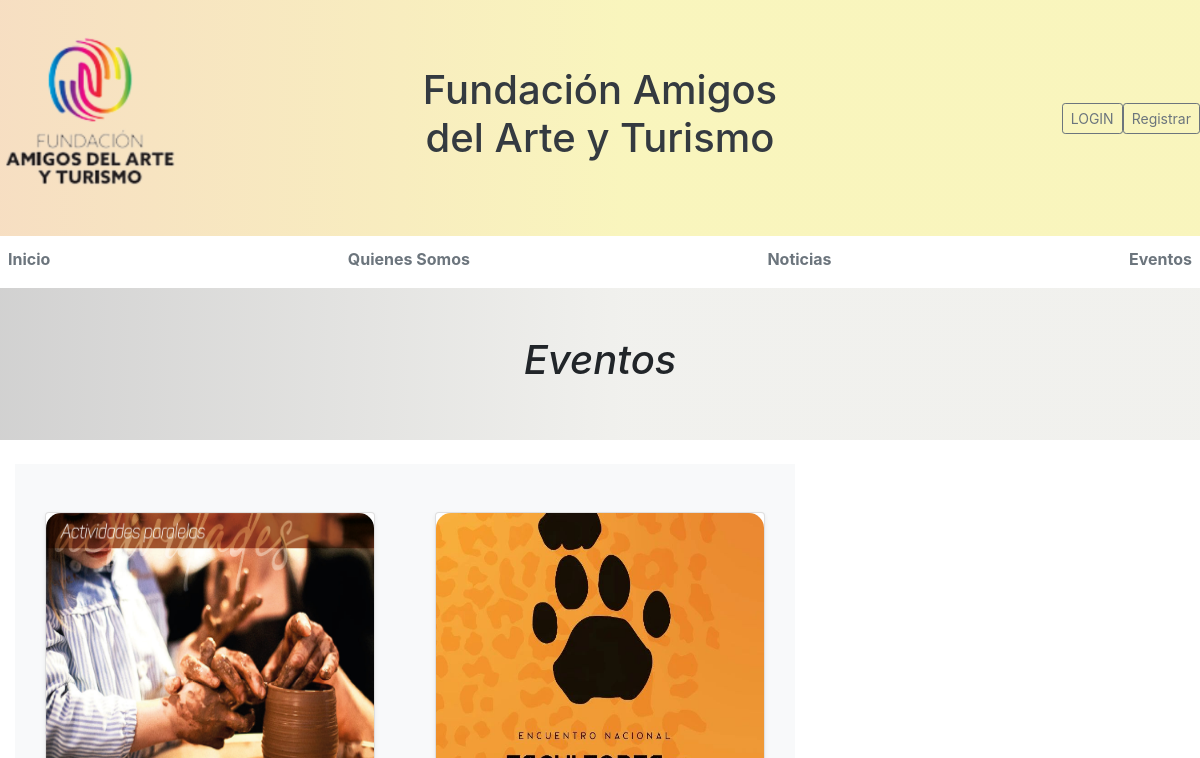
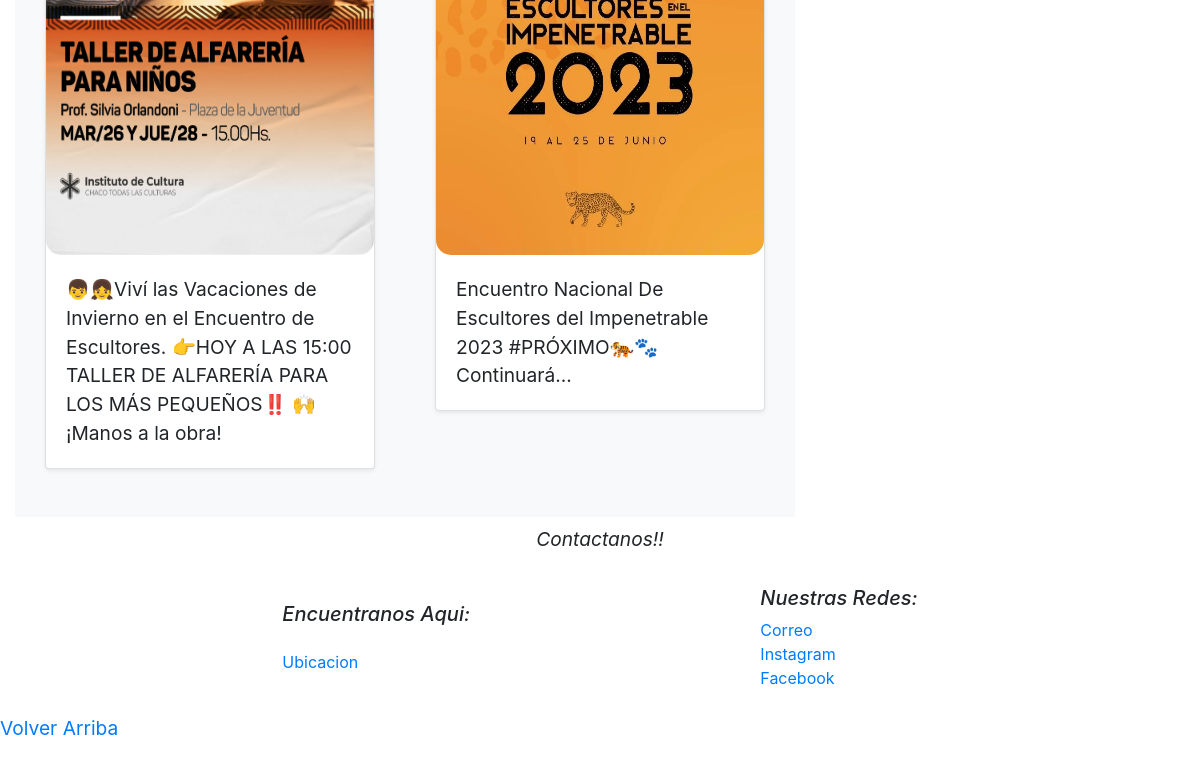
The page /Eventos/ on the database as committed earlier (2 pictures, top to bottom).
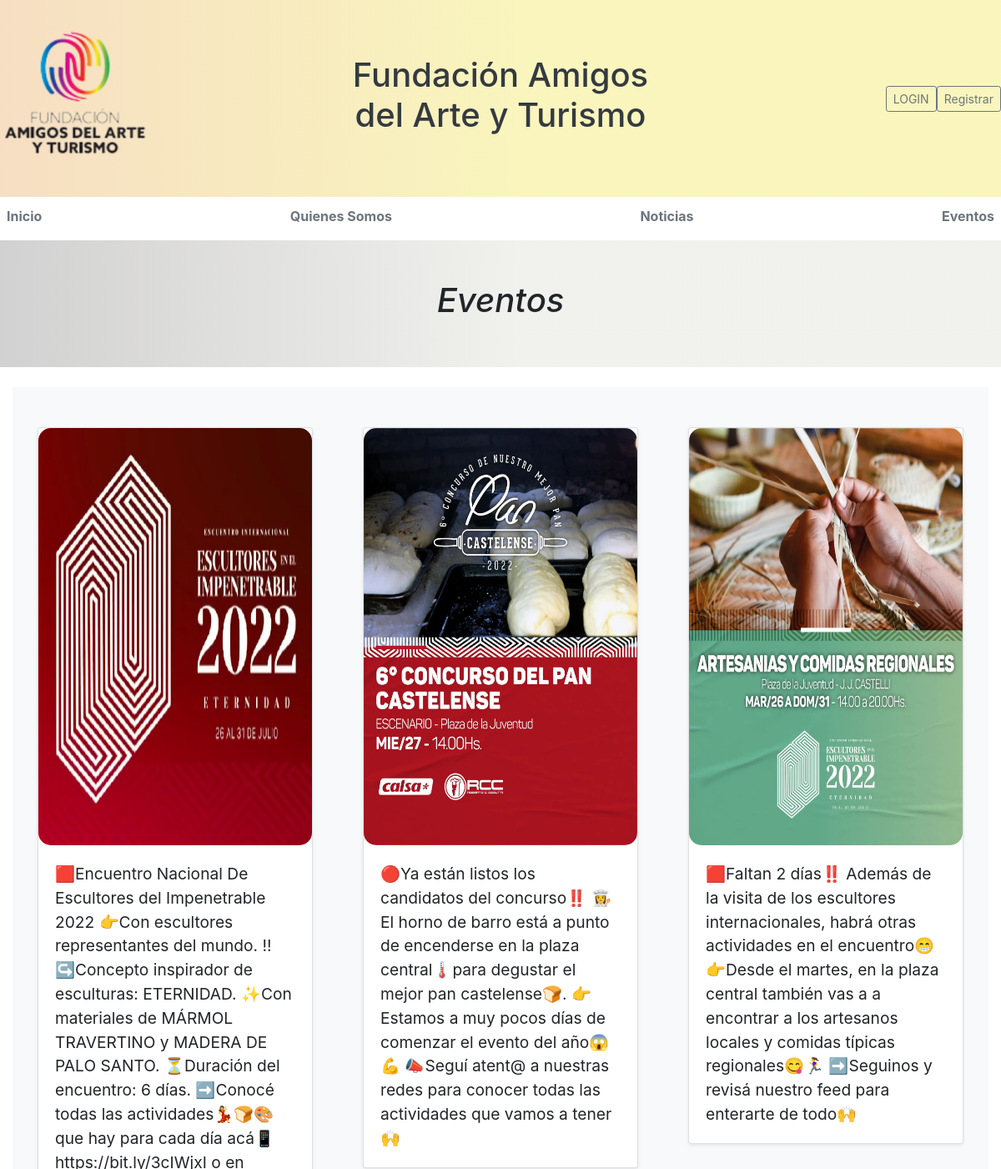
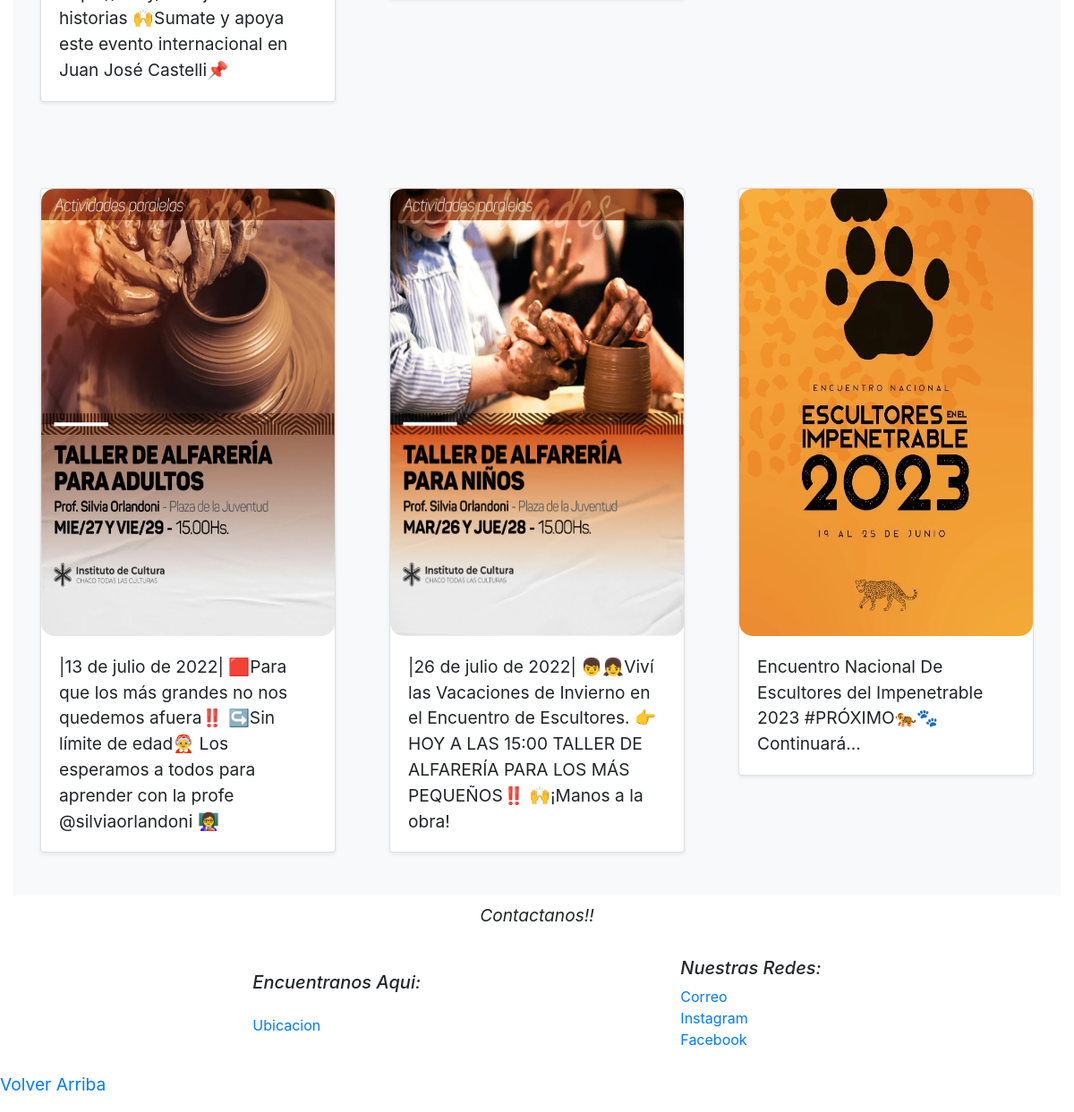
The same page on the database as committed later (2 pictures, top to bottom).
### apps/eventos/models.py (models this page shows, shortened)
class Eventos(models.Model):
    titulo = models.CharField(max_length=100)
    contenido = models.TextField(blank=True, null=True)
    imagen = models.ImageField(null=True, blank=True, upload_to='static/img/')
    fecha = models.DateTimeField(auto_now_add=True)

### apps/eventos/views.py (the view)
# urls.py: path('' , listar_Eventos, name='listareventos.html'),
def listar_Eventos(request):
    evento = Eventos.objects.all().order_by('-fecha')
    return render(request, 'eventos/listareventos.html', { 'post_eventos': evento})

### templates/eventos/listareventos.html (shortened to what this page needs)
{% extends 'basetemplate.html'%}
{% load static%}
{%block contenido%}
    <!doctype html>
    <html lang="en">
    <head>
    <link href="/docs/5.2/dist/css/bootstrap.min.css" rel="stylesheet">
    </head>
    <body>
    <main>
        <div class="banner2 text-center">
            <div class="p-4 p-md-5 mb-4 rounded"  >
            <div class="col-md-12 px-0">
                <h1 class="col-lg-12 col-md-12 mx-auto fst-italic">Eventos</h1>
            </div>
            </div>
        </div>
<div class="d-flex col-12 flex-wrap">
    {% for post in post_eventos %}
    <div class="album py-5 bg-light col-4">
        <div class="container">
            <div class="row row-cols-1 row-cols-sm-2 row-cols-md-3 g-3">
                <div class="col-md-12">
                <div class="card shadow-sm">
                    <img src="{{ post.imagen.url }}" class="card-img-top" max-width="200px" height="500px" style="border-radius: 15px; padding-top: 0px;">
                    <div class="card-body">
                        <p class="card-text">{{ post.contenido |safe }} </p>
                    </div>
                </div>
                </div>
            </div>
        </div>
    </div>
    {%endfor%}
</div>
</main>
        {%endblock contenido%}

### templates/basetemplate.html (shortened to what this page needs)
{% load static%}
    <!doctype html>
    <html lang="EN">
    <head>
        <link rel="stylesheet" href="{%static 'css/Quienes.css'%}">
    <link href="https://getbootstrap.com/docs/5.2/dist/css/bootstrap.min.css" rel="stylesheet">
        <link href="https://getbootstrap.com/docs/5.2/examples/blog/blog.css" rel="stylesheet">
    </head>
    <body>
<div class="banner3">
    <header class="blog-header lh-1 py-3">
        <div class="row flex-nowrap justify-content-between align-items-center">
            <div class="col-4 pt-1 ">
                <img class="logo" width= 200px height= 200px src="{% static 'img/logo3.png'%}"></img>
            </div>
            <div class="col-4 text-center">
                <h1 class="blog-header-logo text-dark">Fundación Amigos del Arte y Turismo </h1>
            </div>
            <div class="col-4 d-flex justify-content-end align-items-center g-col-4">
            {% if user.is_authenticated %}
                <strong>Hola {{ user.username }}</strong>
                <a class="btn btn-sm btn-outline-secondary" href="{% url 'logout' %}">LOGOUT</a>
		    {% else %}
                <a class="btn btn-sm btn-outline-secondary" href="{% url 'login' %}">LOGIN</a>
                <a class="btn btn-sm btn-outline-secondary" href="{% url 'usuarios:registro' %}">Registrar</a>
		    {% endif %}
            </div>
        </div>
    </header>
</div>
    <div class="nav-scroller py-1 mb-2">
        <nav class="nav d-flex justify-content-between">
        <a class="p-2 link-secondary" href="{% url 'Home'%}"><b>Inicio</b></a>
        <a class="p-2 link-secondary" href="{% url 'Quienes'%}"><b>Quienes Somos</b></a>
        <a class="p-2 link-secondary" href="{% url 'noticias:listar.html'%}"><b>Noticias</b></a>
        <a class="p-2 link-secondary" href="{% url 'eventos:listareventos.html'%}"><b>Eventos</b></a>
        </nav>
    </div>
    {% block contenido%}
    {% endblock contenido%}
        <footer class="blog-footer">
            <div class="p-2 contacto">
                <p class="fst-italic">Contactanos!! </p>
            </div>
            <div class="contenedorfooter">
            <div class="p-2 ubicacion">
                <h5 class="fst-italic">Encuentranos Aqui:</h5>
                <ol class="list-unstyled">
                    <li><a href="https://www.google.com.ar/maps/place/Fundaci%C3%B3n+Amigos+del+Arte+y+Turismo/@-25.9456008,-60.6207856,19z/data=!4m5!3m4!1s0x94404cfba5224f0b:0xbe1797f5f1777f83!8m2!3d-25.9455663!4d-60.6203754?hl=es">Ubicacion</a></li>
                </ol>
            </div>
            <div class="p-2 redes">
                <h5 class="fst-italic">Nuestras Redes:</h5>
            <ol class="list-unstyled">
                <li><a href="mailto:info@amigosdelarteyturismo.org">Correo</a></li>
                <li><a href="https://www.instagram.com/escultoresenelimpenetrable/" target="_blank">Instagram</a></li>
                <li><a href="https://www.facebook.com/EscultoresenelImpenetrable">Facebook</a></li>
            </ol>
            </div>
            </div>
            <p>
            <a href="#" >Volver Arriba</a>
            </p>
        </footer>
            </body>
        </html>

### static/css/Quienes.css (style rules this page uses)
p { font-size: larger; }
.banner3 { background: rgb(238,190,134); background: linear-gradient(90deg, rgba(238,190,134,0.5) 0%, rgba(244,237,135,0.5494572829131652) 52%); }
.banner2 { background: rgb(125,124,123); background: linear-gradient(90deg, rgba(125,124,123,0.3477766106442577) 0%, rgba(223,223,216,0.4458158263305322) 52%); }
.contenedorfooter { display: flex !important; flex-wrap: nowrap; justify-content: space-evenly; }
.p-2.contacto { display: flex !important; flex-wrap: nowrap; justify-content: space-evenly; }
.p-2.ubicacion { display: flex !important; flex-direction: column; flex-wrap: nowrap; justify-content: space-evenly; }
.p-2.redes { display: flex !important; flex-direction: column; flex-wrap: nowrap; justify-content: space-evenly; }
body { margin: 0; padding: 0; }

### templates/basetemplate.html (style rules this page uses)
.nav-scroller { position: relative; z-index: 2; height: 2.75rem; overflow-y: hidden; }
.nav-scroller .nav { display: flex; flex-wrap: nowrap; padding-bottom: 1rem; margin-top: -1px; overflow-x: auto; text-align: center; white-space: nowrap; -webkit-overflow-scrolling: touch; }

### templates/eventos/listareventos.html (style rules this page uses)
.nav-scroller { position: relative; z-index: 2; height: 2.75rem; overflow-y: hidden; }
.nav-scroller .nav { display: flex; flex-wrap: nowrap; padding-bottom: 1rem; margin-top: -1px; overflow-x: auto; text-align: center; white-space: nowrap; -webkit-overflow-scrolling: touch; }

Rows that differ between the two databases and show on the page:
added Eventos: imagen (picture), contenido "🟥Encuentro Nacional De Escultores del Impenetrable 2022 👉Con escultores representantes del mundo. ‼ ↪️Concepto inspirador de esculturas: ETERNIDAD. ✨Con materiales de MÁRMOL TRAVERTINO y MADERA DE PALO SANTO. ⏳Duración del encuentro: 6 días. ➡️Conocé todas las actividades💃🍞🎨 que hay para cada día acá📱https://bit.ly/3cIWjxI o en historias 🙌Sumate y apoya este evento internacional en Juan José Castelli📌"
added Eventos: imagen (picture), contenido "🔴Ya están listos los candidatos del concurso‼️ 👩‍🍳El horno de barro está a punto de encenderse en la plaza central🌡para degustar el mejor pan castelense🍞. 👉Estamos a muy pocos días de comenzar el evento del año😱💪 📣Seguí atent@ a nuestras redes para conocer todas las actividades que vamos a tener🙌"
added Eventos: imagen (picture), contenido "🟥Faltan 2 días‼️ Además de la visita de los escultores internacionales, habrá otras actividades en el encuentro😁 👉Desde el martes, en la plaza central también vas a a encontrar a los artesanos locales y comidas típicas regionales😋🏃‍♀️ ➡️Seguinos y revisá nuestro feed para enterarte de todo🙌"
added Eventos: imagen (picture), contenido "|13 de julio de 2022| 🟥Para que los más grandes no nos quedemos afuera‼️ ↪️Sin límite de edad🤶 Los esperamos a todos para aprender con la profe @silviaorlandoni 👩‍🏫"
changed Eventos: contenido "👦👧Viví las Vacaciones de Invierno en el Encuentro de Escultores. 👉HOY A LAS 15:00 TALLER DE ALFARERÍA PARA LOS MÁS PEQUEÑOS‼️ 🙌¡Manos a la obra!" → "|26 de julio de 2022| 👦👧Viví las Vacaciones de…"
